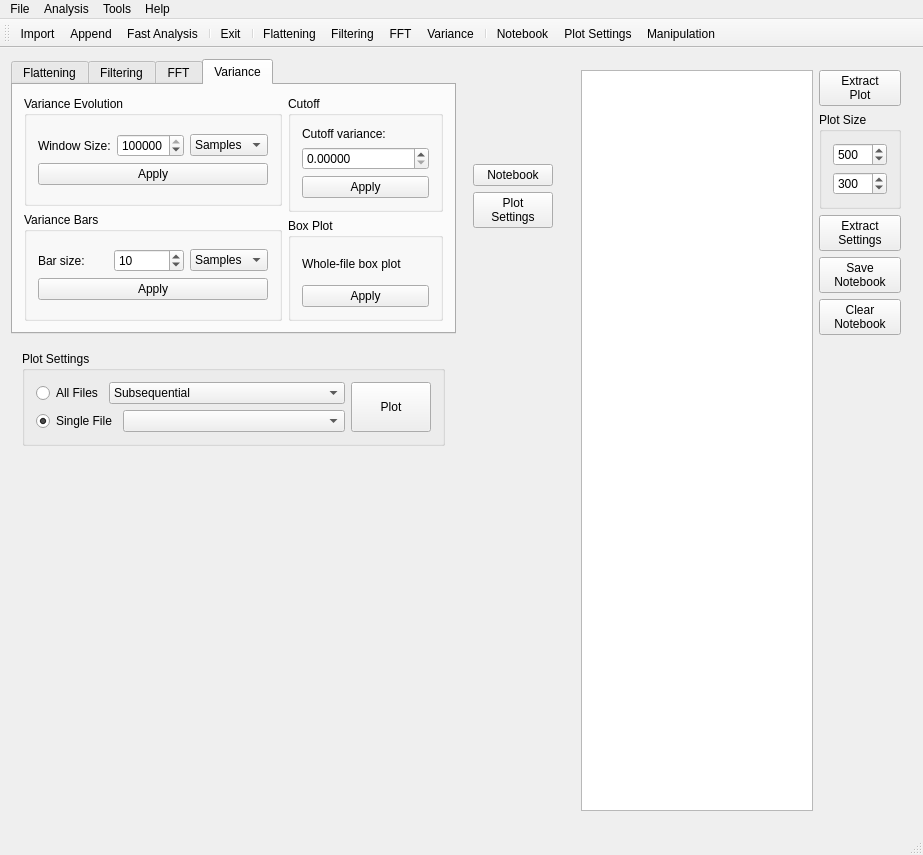
<?xml version="1.0" encoding="UTF-8"?>
<ui version="4.0">
 <class>MainWindow</class>
 <widget class="QMainWindow" name="MainWindow">
  <property name="geometry">
   <rect>
    <x>0</x>
    <y>0</y>
    <width>923</width>
    <height>855</height>
   </rect>
  </property>
  <property name="sizePolicy">
   <sizepolicy hsizetype="Preferred" vsizetype="Minimum">
    <horstretch>0</horstretch>
    <verstretch>0</verstretch>
   </sizepolicy>
  </property>
  <property name="windowTitle">
   <string>NanoSignal</string>
  </property>
  <widget class="QWidget" name="centralWidget">
   <layout class="QGridLayout" name="gridLayout_4">
    <item row="0" column="0">
     <widget class="QTabWidget" name="processBox">
      <property name="sizePolicy">
       <sizepolicy hsizetype="Expanding" vsizetype="Fixed">
        <horstretch>0</horstretch>
        <verstretch>0</verstretch>
       </sizepolicy>
      </property>
      <property name="currentIndex">
       <number>3</number>
      </property>
      <widget class="QWidget" name="tab">
       <attribute name="title">
        <string>Flattening</string>
       </attribute>
       <layout class="QGridLayout" name="gridLayout_5">
        <item row="0" column="0">
         <layout class="QVBoxLayout" name="verticalLayout">
          <item>
           <layout class="QHBoxLayout" name="horizontalLayout_2">
            <item>
             <widget class="QGroupBox" name="groupBox">
              <property name="title">
               <string>Window Options</string>
              </property>
              <layout class="QGridLayout" name="gridLayout_2">
               <item row="0" column="0">
                <widget class="QCheckBox" name="isWindowedCheck">
                 <property name="text">
                  <string>Apply Window</string>
                 </property>
                 <property name="checked">
                  <bool>true</bool>
                 </property>
                </widget>
               </item>
               <item row="1" column="0">
                <layout class="QHBoxLayout" name="horizontalLayout">
                 <item>
                  <widget class="QLabel" name="label">
                   <property name="text">
                    <string>Window Size:</string>
                   </property>
                  </widget>
                 </item>
                 <item>
                  <widget class="QSpinBox" name="flatWinEdit">
                   <property name="alignment">
                    <set>Qt::AlignRight|Qt::AlignTrailing|Qt::AlignVCenter</set>
                   </property>
                   <property name="minimum">
                    <number>1</number>
                   </property>
                   <property name="maximum">
                    <number>1000000000</number>
                   </property>
                   <property name="value">
                    <number>400000</number>
                   </property>
                  </widget>
                 </item>
                 <item>
                  <widget class="QComboBox" name="unitsFlatWin">
                   <property name="currentIndex">
                    <number>0</number>
                   </property>
                   <item>
                    <property name="text">
                     <string>Samples</string>
                    </property>
                   </item>
                   <item>
                    <property name="text">
                     <string>Seconds</string>
                    </property>
                   </item>
                  </widget>
                 </item>
                </layout>
               </item>
              </layout>
             </widget>
            </item>
            <item>
             <widget class="QGroupBox" name="groupBox_2">
              <property name="title">
               <string>Fit Options</string>
              </property>
              <layout class="QGridLayout" name="gridLayout_3">
               <item row="0" column="0">
                <layout class="QGridLayout" name="gridLayout">
                 <item row="0" column="0">
                  <widget class="QLabel" name="label_2">
                   <property name="text">
                    <string>Type</string>
                   </property>
                  </widget>
                 </item>
                 <item row="0" column="1">
                  <widget class="QComboBox" name="comboBox_2">
                   <item>
                    <property name="text">
                     <string>Polynomial</string>
                    </property>
                   </item>
                  </widget>
                 </item>
                 <item row="1" column="0">
                  <widget class="QLabel" name="label_3">
                   <property name="text">
                    <string>Order</string>
                   </property>
                  </widget>
                 </item>
                 <item row="1" column="1">
                  <widget class="QSpinBox" name="flatOrderEdit">
                   <property name="minimum">
                    <number>1</number>
                   </property>
                   <property name="maximum">
                    <number>20</number>
                   </property>
                   <property name="value">
                    <number>1</number>
                   </property>
                  </widget>
                 </item>
                </layout>
               </item>
              </layout>
             </widget>
            </item>
           </layout>
          </item>
          <item>
           <widget class="QGroupBox" name="groupBox_3">
            <property name="title">
             <string>Fit Preview</string>
            </property>
            <layout class="QGridLayout" name="gridLayout_6">
             <item row="0" column="0">
              <layout class="QHBoxLayout" name="horizontalLayout_3">
               <item>
                <layout class="QVBoxLayout" name="verticalLayout_2">
                 <item>
                  <widget class="QLabel" name="label_4">
                   <property name="text">
                    <string>Choose a preview file:</string>
                   </property>
                  </widget>
                 </item>
                 <item>
                  <widget class="QComboBox" name="fitPreviewCombo"/>
                 </item>
                </layout>
               </item>
               <item>
                <widget class="QPushButton" name="fitPreviewButton">
                 <property name="sizePolicy">
                  <sizepolicy hsizetype="Fixed" vsizetype="Fixed">
                   <horstretch>0</horstretch>
                   <verstretch>0</verstretch>
                  </sizepolicy>
                 </property>
                 <property name="text">
                  <string>Fit Preview</string>
                 </property>
                </widget>
               </item>
              </layout>
             </item>
            </layout>
           </widget>
          </item>
          <item>
           <widget class="QPushButton" name="ApplyFlatButton">
            <property name="sizePolicy">
             <sizepolicy hsizetype="Preferred" vsizetype="Fixed">
              <horstretch>0</horstretch>
              <verstretch>0</verstretch>
             </sizepolicy>
            </property>
            <property name="text">
             <string>Apply</string>
            </property>
           </widget>
          </item>
         </layout>
        </item>
       </layout>
      </widget>
      <widget class="QWidget" name="tab_2">
       <attribute name="title">
        <string>Filtering</string>
       </attribute>
       <layout class="QGridLayout" name="gridLayout_23">
        <item row="0" column="0">
         <widget class="QGroupBox" name="groupBox_12">
          <property name="title">
           <string>Moving Average</string>
          </property>
          <layout class="QGridLayout" name="gridLayout_21">
           <item row="0" column="0">
            <layout class="QHBoxLayout" name="horizontalLayout_10">
             <item>
              <widget class="QLabel" name="label_13">
               <property name="text">
                <string>Window size:</string>
               </property>
              </widget>
             </item>
             <item>
              <widget class="QSpinBox" name="editMovAvgWin">
               <property name="alignment">
                <set>Qt::AlignRight|Qt::AlignTrailing|Qt::AlignVCenter</set>
               </property>
               <property name="minimum">
                <number>1</number>
               </property>
               <property name="maximum">
                <number>1000000000</number>
               </property>
               <property name="value">
                <number>40000</number>
               </property>
              </widget>
             </item>
             <item>
              <widget class="QComboBox" name="unitsFiltWin">
               <item>
                <property name="text">
                 <string>Samples</string>
                </property>
               </item>
               <item>
                <property name="text">
                 <string>Seconds</string>
                </property>
               </item>
              </widget>
             </item>
            </layout>
           </item>
          </layout>
         </widget>
        </item>
        <item row="1" column="0">
         <widget class="QGroupBox" name="groupBox_13">
          <property name="title">
           <string>Filter Preview</string>
          </property>
          <layout class="QGridLayout" name="gridLayout_22">
           <item row="0" column="0">
            <widget class="QLabel" name="label_14">
             <property name="text">
              <string>Choose a preview file:</string>
             </property>
            </widget>
           </item>
           <item row="0" column="1" rowspan="2">
            <widget class="QPushButton" name="filterPreviewButton">
             <property name="sizePolicy">
              <sizepolicy hsizetype="Fixed" vsizetype="Fixed">
               <horstretch>0</horstretch>
               <verstretch>0</verstretch>
              </sizepolicy>
             </property>
             <property name="text">
              <string>Filter Preview</string>
             </property>
            </widget>
           </item>
           <item row="1" column="0">
            <widget class="QComboBox" name="comboFiltPreviewFiles"/>
           </item>
          </layout>
         </widget>
        </item>
        <item row="2" column="0">
         <widget class="QPushButton" name="applyMovAvgButton">
          <property name="text">
           <string>Apply</string>
          </property>
         </widget>
        </item>
       </layout>
      </widget>
      <widget class="QWidget" name="tab_4">
       <attribute name="title">
        <string>FFT</string>
       </attribute>
       <layout class="QGridLayout" name="gridLayout_20">
        <item row="0" column="0">
         <layout class="QGridLayout" name="gridLayout_19">
          <item row="0" column="0">
           <widget class="QGroupBox" name="groupBox_11">
            <property name="title">
             <string>FFT Settings</string>
            </property>
            <layout class="QGridLayout" name="gridLayout_18">
             <item row="0" column="0">
              <layout class="QVBoxLayout" name="verticalLayout_9">
               <item>
                <widget class="QLabel" name="label_10">
                 <property name="text">
                  <string>&lt;html&gt;&lt;head/&gt;&lt;body&gt;&lt;p&gt;FFT calculations are limited to the input size of type: 2&lt;span style=&quot; vertical-align:super;&quot;&gt;x&lt;/span&gt;.&lt;br/&gt;&lt;span style=&quot; font-style:italic;&quot;&gt;X&lt;/span&gt; is chosen so that as many points are included.&lt;/p&gt;&lt;/body&gt;&lt;/html&gt;</string>
                 </property>
                </widget>
               </item>
               <item>
                <layout class="QHBoxLayout" name="horizontalLayout_9">
                 <item>
                  <widget class="QLabel" name="label_11">
                   <property name="text">
                    <string>Sampling Frequency:</string>
                   </property>
                  </widget>
                 </item>
                 <item>
                  <widget class="QSpinBox" name="editSamplingFreq">
                   <property name="alignment">
                    <set>Qt::AlignRight|Qt::AlignTrailing|Qt::AlignVCenter</set>
                   </property>
                   <property name="minimum">
                    <number>1</number>
                   </property>
                   <property name="maximum">
                    <number>1000000000</number>
                   </property>
                   <property name="value">
                    <number>20000</number>
                   </property>
                  </widget>
                 </item>
                 <item>
                  <widget class="QLabel" name="label_12">
                   <property name="maximumSize">
                    <size>
                     <width>12777198</width>
                     <height>16777215</height>
                    </size>
                   </property>
                   <property name="text">
                    <string>Hz</string>
                   </property>
                  </widget>
                 </item>
                </layout>
               </item>
              </layout>
             </item>
            </layout>
           </widget>
          </item>
          <item row="1" column="0">
           <widget class="QGroupBox" name="groupBox_10">
            <property name="title">
             <string>FFT Preview</string>
            </property>
            <layout class="QGridLayout" name="gridLayout_17">
             <item row="0" column="0">
              <layout class="QHBoxLayout" name="horizontalLayout_8">
               <item>
                <layout class="QVBoxLayout" name="verticalLayout_8">
                 <item>
                  <widget class="QLabel" name="label_9">
                   <property name="text">
                    <string>Choose a preview file:</string>
                   </property>
                  </widget>
                 </item>
                 <item>
                  <widget class="QComboBox" name="comboFFTfiles"/>
                 </item>
                </layout>
               </item>
               <item>
                <widget class="QPushButton" name="calcSingleFFTButton">
                 <property name="sizePolicy">
                  <sizepolicy hsizetype="Fixed" vsizetype="Fixed">
                   <horstretch>0</horstretch>
                   <verstretch>0</verstretch>
                  </sizepolicy>
                 </property>
                 <property name="text">
                  <string>FFT Preview</string>
                 </property>
                </widget>
               </item>
              </layout>
             </item>
            </layout>
           </widget>
          </item>
          <item row="2" column="0">
           <widget class="QPushButton" name="applyFFTbutton">
            <property name="text">
             <string>Apply</string>
            </property>
           </widget>
          </item>
         </layout>
        </item>
       </layout>
      </widget>
      <widget class="QWidget" name="tab_3">
       <attribute name="title">
        <string>Variance</string>
       </attribute>
       <layout class="QGridLayout" name="gridLayout_15">
        <item row="0" column="0" rowspan="2">
         <layout class="QVBoxLayout" name="verticalLayout_5">
          <item>
           <widget class="QGroupBox" name="groupBox_4">
            <property name="title">
             <string>Variance Evolution</string>
            </property>
            <layout class="QGridLayout" name="gridLayout_7">
             <item row="0" column="0">
              <layout class="QVBoxLayout" name="verticalLayout_3">
               <item>
                <layout class="QHBoxLayout" name="horizontalLayout_4">
                 <item>
                  <widget class="QLabel" name="label_5">
                   <property name="text">
                    <string>Window Size:</string>
                   </property>
                  </widget>
                 </item>
                 <item>
                  <widget class="QSpinBox" name="varWinEdit">
                   <property name="minimum">
                    <number>1</number>
                   </property>
                   <property name="maximum">
                    <number>1000000000</number>
                   </property>
                   <property name="value">
                    <number>200000</number>
                   </property>
                  </widget>
                 </item>
                 <item>
                  <widget class="QComboBox" name="unitsVarWin">
                   <item>
                    <property name="text">
                     <string>Samples</string>
                    </property>
                   </item>
                   <item>
                    <property name="text">
                     <string>Seconds</string>
                    </property>
                   </item>
                  </widget>
                 </item>
                </layout>
               </item>
               <item>
                <widget class="QPushButton" name="ApplyVarButton">
                 <property name="text">
                  <string>Apply</string>
                 </property>
                </widget>
               </item>
              </layout>
             </item>
            </layout>
           </widget>
          </item>
          <item>
           <widget class="QGroupBox" name="groupBox_5">
            <property name="title">
             <string>Variance Bars</string>
            </property>
            <layout class="QGridLayout" name="gridLayout_8">
             <item row="0" column="0">
              <layout class="QVBoxLayout" name="verticalLayout_4">
               <item>
                <layout class="QHBoxLayout" name="horizontalLayout_5">
                 <item>
                  <widget class="QLabel" name="label_6">
                   <property name="text">
                    <string>Bar size:</string>
                   </property>
                  </widget>
                 </item>
                 <item>
                  <widget class="QSpinBox" name="barSizeEdit">
                   <property name="minimum">
                    <number>1</number>
                   </property>
                   <property name="maximum">
                    <number>1000000000</number>
                   </property>
                   <property name="value">
                    <number>10</number>
                   </property>
                  </widget>
                 </item>
                 <item>
                  <widget class="QComboBox" name="unitsVarBar">
                   <item>
                    <property name="text">
                     <string>Samples</string>
                    </property>
                   </item>
                   <item>
                    <property name="text">
                     <string>Seconds</string>
                    </property>
                   </item>
                  </widget>
                 </item>
                </layout>
               </item>
               <item>
                <widget class="QPushButton" name="applyVarBarsButton">
                 <property name="text">
                  <string>Apply</string>
                 </property>
                </widget>
               </item>
              </layout>
             </item>
            </layout>
           </widget>
          </item>
         </layout>
        </item>
        <item row="0" column="1">
         <widget class="QGroupBox" name="groupBox_8">
          <property name="title">
           <string>Cutoff</string>
          </property>
          <layout class="QGridLayout" name="gridLayout_14">
           <item row="0" column="0">
            <widget class="QLabel" name="label_7">
             <property name="text">
              <string>Cutoff variance:</string>
             </property>
            </widget>
           </item>
           <item row="2" column="0">
            <widget class="QPushButton" name="applyCutoffButton">
             <property name="text">
              <string>Apply</string>
             </property>
            </widget>
           </item>
           <item row="1" column="0">
            <widget class="QDoubleSpinBox" name="editCutoffVar">
             <property name="decimals">
              <number>5</number>
             </property>
             <property name="maximum">
              <double>50000.000000000000000</double>
             </property>
             <property name="singleStep">
              <double>0.100000000000000</double>
             </property>
            </widget>
           </item>
          </layout>
         </widget>
        </item>
        <item row="1" column="1">
         <widget class="QGroupBox" name="groupBox_9">
          <property name="title">
           <string>Box Plot</string>
          </property>
          <layout class="QGridLayout" name="gridLayout_16">
           <item row="0" column="0">
            <widget class="QLabel" name="label_8">
             <property name="text">
              <string>Whole-file box plot</string>
             </property>
            </widget>
           </item>
           <item row="1" column="0">
            <widget class="QPushButton" name="boxPlotButton">
             <property name="text">
              <string>Apply</string>
             </property>
            </widget>
           </item>
          </layout>
         </widget>
        </item>
       </layout>
      </widget>
     </widget>
    </item>
    <item row="0" column="1">
     <widget class="QWidget" name="widget" native="true">
      <property name="sizePolicy">
       <sizepolicy hsizetype="Fixed" vsizetype="Fixed">
        <horstretch>0</horstretch>
        <verstretch>0</verstretch>
       </sizepolicy>
      </property>
      <layout class="QGridLayout" name="gridLayout_13">
       <item row="0" column="0">
        <widget class="QPushButton" name="notebookButton">
         <property name="text">
          <string>Notebook</string>
         </property>
         <property name="icon">
          <iconset resource="icons.qrc">
           <normaloff>:/new/icons/Icons/notebook.png</normaloff>:/new/icons/Icons/notebook.png</iconset>
         </property>
         <property name="iconSize">
          <size>
           <width>32</width>
           <height>32</height>
          </size>
         </property>
        </widget>
       </item>
       <item row="1" column="0">
        <widget class="QPushButton" name="plotstngsButton">
         <property name="text">
          <string>Plot
Settings</string>
         </property>
         <property name="icon">
          <iconset resource="icons.qrc">
           <normaloff>:/new/icons/Icons/plotSettings.png</normaloff>:/new/icons/Icons/plotSettings.png</iconset>
         </property>
         <property name="iconSize">
          <size>
           <width>32</width>
           <height>32</height>
          </size>
         </property>
        </widget>
       </item>
      </layout>
     </widget>
    </item>
    <item row="0" column="2" rowspan="3">
     <widget class="QWidget" name="widgetNotebook" native="true">
      <property name="sizePolicy">
       <sizepolicy hsizetype="Expanding" vsizetype="Expanding">
        <horstretch>0</horstretch>
        <verstretch>0</verstretch>
       </sizepolicy>
      </property>
      <layout class="QGridLayout" name="gridLayout_9">
       <item row="2" column="1">
        <widget class="QPushButton" name="extractSettingsButton">
         <property name="text">
          <string>Extract
Settings</string>
         </property>
         <property name="icon">
          <iconset resource="icons.qrc">
           <normaloff>:/new/icons/Icons/noteSettings.png</normaloff>:/new/icons/Icons/noteSettings.png</iconset>
         </property>
         <property name="iconSize">
          <size>
           <width>32</width>
           <height>32</height>
          </size>
         </property>
        </widget>
       </item>
       <item row="1" column="1">
        <widget class="QGroupBox" name="groupBox_7">
         <property name="title">
          <string>Plot Size</string>
         </property>
         <layout class="QGridLayout" name="gridLayout_12">
          <item row="0" column="0">
           <layout class="QVBoxLayout" name="verticalLayout_7">
            <item>
             <widget class="QSpinBox" name="spinBoxWidth">
              <property name="maximum">
               <number>1000</number>
              </property>
              <property name="value">
               <number>500</number>
              </property>
             </widget>
            </item>
            <item>
             <widget class="QSpinBox" name="spinBoxHeight">
              <property name="maximum">
               <number>1000</number>
              </property>
              <property name="value">
               <number>300</number>
              </property>
             </widget>
            </item>
           </layout>
          </item>
         </layout>
        </widget>
       </item>
       <item row="3" column="1">
        <widget class="QPushButton" name="saveNotebookButton">
         <property name="text">
          <string>Save
Notebook</string>
         </property>
         <property name="icon">
          <iconset resource="icons.qrc">
           <normaloff>:/new/icons/Icons/noteSave.png</normaloff>:/new/icons/Icons/noteSave.png</iconset>
         </property>
         <property name="iconSize">
          <size>
           <width>32</width>
           <height>32</height>
          </size>
         </property>
        </widget>
       </item>
       <item row="4" column="1">
        <widget class="QPushButton" name="clearNotebookButton">
         <property name="text">
          <string>Clear
Notebook</string>
         </property>
         <property name="icon">
          <iconset resource="icons.qrc">
           <normaloff>:/new/icons/Icons/noteClear.png</normaloff>:/new/icons/Icons/noteClear.png</iconset>
         </property>
         <property name="iconSize">
          <size>
           <width>32</width>
           <height>32</height>
          </size>
         </property>
        </widget>
       </item>
       <item row="0" column="1">
        <widget class="QPushButton" name="extractPlotButton">
         <property name="text">
          <string>Extract
Plot</string>
         </property>
         <property name="icon">
          <iconset resource="icons.qrc">
           <normaloff>:/new/icons/Icons/noteGraph.png</normaloff>:/new/icons/Icons/noteGraph.png</iconset>
         </property>
         <property name="iconSize">
          <size>
           <width>32</width>
           <height>32</height>
          </size>
         </property>
        </widget>
       </item>
       <item row="0" column="0" rowspan="6">
        <widget class="QTextEdit" name="notebookTextEdit"/>
       </item>
       <item row="5" column="1">
        <spacer name="verticalSpacer_2">
         <property name="orientation">
          <enum>Qt::Vertical</enum>
         </property>
         <property name="sizeHint" stdset="0">
          <size>
           <width>20</width>
           <height>442</height>
          </size>
         </property>
        </spacer>
       </item>
      </layout>
     </widget>
    </item>
    <item row="1" column="0">
     <widget class="QWidget" name="widgetPlotSettings" native="true">
      <property name="sizePolicy">
       <sizepolicy hsizetype="Expanding" vsizetype="Fixed">
        <horstretch>0</horstretch>
        <verstretch>0</verstretch>
       </sizepolicy>
      </property>
      <layout class="QGridLayout" name="gridLayout_11">
       <item row="0" column="0">
        <widget class="QGroupBox" name="groupBox_6">
         <property name="sizePolicy">
          <sizepolicy hsizetype="Preferred" vsizetype="Fixed">
           <horstretch>0</horstretch>
           <verstretch>0</verstretch>
          </sizepolicy>
         </property>
         <property name="title">
          <string>Plot Settings</string>
         </property>
         <layout class="QGridLayout" name="gridLayout_10">
          <item row="0" column="0">
           <layout class="QVBoxLayout" name="verticalLayout_6">
            <item>
             <layout class="QHBoxLayout" name="horizontalLayout_6">
              <item>
               <widget class="QRadioButton" name="radioAllFiles">
                <property name="sizePolicy">
                 <sizepolicy hsizetype="Fixed" vsizetype="Fixed">
                  <horstretch>0</horstretch>
                  <verstretch>0</verstretch>
                 </sizepolicy>
                </property>
                <property name="text">
                 <string>All Files</string>
                </property>
                <property name="checked">
                 <bool>false</bool>
                </property>
               </widget>
              </item>
              <item>
               <widget class="QComboBox" name="comboPlotType">
                <item>
                 <property name="text">
                  <string>Subsequential</string>
                 </property>
                </item>
                <item>
                 <property name="text">
                  <string>Stacked</string>
                 </property>
                </item>
               </widget>
              </item>
             </layout>
            </item>
            <item>
             <layout class="QHBoxLayout" name="horizontalLayout_7">
              <item>
               <widget class="QRadioButton" name="radioSignleFile">
                <property name="sizePolicy">
                 <sizepolicy hsizetype="Fixed" vsizetype="Fixed">
                  <horstretch>0</horstretch>
                  <verstretch>0</verstretch>
                 </sizepolicy>
                </property>
                <property name="text">
                 <string>Single File</string>
                </property>
                <property name="checked">
                 <bool>true</bool>
                </property>
               </widget>
              </item>
              <item>
               <widget class="QComboBox" name="comboPlotSettingsFiles"/>
              </item>
             </layout>
            </item>
           </layout>
          </item>
          <item row="0" column="1">
           <widget class="QPushButton" name="plotButton">
            <property name="sizePolicy">
             <sizepolicy hsizetype="Fixed" vsizetype="Preferred">
              <horstretch>0</horstretch>
              <verstretch>0</verstretch>
             </sizepolicy>
            </property>
            <property name="text">
             <string>Plot</string>
            </property>
           </widget>
          </item>
         </layout>
        </widget>
       </item>
      </layout>
     </widget>
    </item>
    <item row="2" column="0" colspan="2">
     <widget class="CustomPlotZoom" name="plot" native="true">
      <property name="sizePolicy">
       <sizepolicy hsizetype="Expanding" vsizetype="Expanding">
        <horstretch>0</horstretch>
        <verstretch>0</verstretch>
       </sizepolicy>
      </property>
      <property name="toolTip">
       <string>&lt;html&gt;&lt;head/&gt;&lt;body&gt;&lt;p&gt;Left click: navigation&lt;/p&gt;&lt;p&gt;Right click: zoom in region of interest&lt;/p&gt;&lt;p&gt;Mouse wheel: zoom in &amp;amp; out &lt;/p&gt;&lt;/body&gt;&lt;/html&gt;</string>
      </property>
     </widget>
    </item>
   </layout>
  </widget>
  <widget class="QMenuBar" name="menuBar">
   <property name="geometry">
    <rect>
     <x>0</x>
     <y>0</y>
     <width>923</width>
     <height>22</height>
    </rect>
   </property>
   <widget class="QMenu" name="menuFile">
    <property name="title">
     <string>File</string>
    </property>
    <addaction name="actionImport"/>
    <addaction name="actionAppend"/>
    <addaction name="separator"/>
    <addaction name="actionExit"/>
   </widget>
   <widget class="QMenu" name="menuTools">
    <property name="title">
     <string>Tools</string>
    </property>
    <addaction name="actionManipulation"/>
    <addaction name="actionNotebook"/>
    <addaction name="actionPlot_Settings"/>
    <addaction name="actionExtract_variance"/>
   </widget>
   <widget class="QMenu" name="menuAnalysis">
    <property name="title">
     <string>Analysis</string>
    </property>
    <addaction name="actionFast_Import"/>
    <addaction name="separator"/>
    <addaction name="actionFlattening"/>
    <addaction name="actionFiltering"/>
    <addaction name="actionFFT"/>
    <addaction name="actionVariance"/>
   </widget>
   <widget class="QMenu" name="menuHelp">
    <property name="title">
     <string>Help</string>
    </property>
    <addaction name="actionManual"/>
    <addaction name="actionAbout"/>
   </widget>
   <addaction name="menuFile"/>
   <addaction name="menuAnalysis"/>
   <addaction name="menuTools"/>
   <addaction name="menuHelp"/>
  </widget>
  <widget class="QToolBar" name="mainToolBar">
   <attribute name="toolBarArea">
    <enum>TopToolBarArea</enum>
   </attribute>
   <attribute name="toolBarBreak">
    <bool>false</bool>
   </attribute>
   <addaction name="actionImport"/>
   <addaction name="actionAppend"/>
   <addaction name="actionFast_Import"/>
   <addaction name="separator"/>
   <addaction name="actionExit"/>
   <addaction name="separator"/>
   <addaction name="actionFlattening"/>
   <addaction name="actionFiltering"/>
   <addaction name="actionFFT"/>
   <addaction name="actionVariance"/>
   <addaction name="separator"/>
   <addaction name="actionNotebook"/>
   <addaction name="actionPlot_Settings"/>
   <addaction name="actionManipulation"/>
  </widget>
  <widget class="QStatusBar" name="statusBar"/>
  <action name="actionImport">
   <property name="icon">
    <iconset resource="icons.qrc">
     <normaloff>:/new/icons/Icons/import.png</normaloff>:/new/icons/Icons/import.png</iconset>
   </property>
   <property name="text">
    <string>Import</string>
   </property>
  </action>
  <action name="actionFast_Import">
   <property name="icon">
    <iconset resource="icons.qrc">
     <normaloff>:/new/icons/Icons/fastimport.png</normaloff>:/new/icons/Icons/fastimport.png</iconset>
   </property>
   <property name="text">
    <string>Fast Analysis</string>
   </property>
  </action>
  <action name="actionExit">
   <property name="icon">
    <iconset resource="icons.qrc">
     <normaloff>:/new/icons/Icons/exit.png</normaloff>:/new/icons/Icons/exit.png</iconset>
   </property>
   <property name="text">
    <string>Exit</string>
   </property>
  </action>
  <action name="actionAppend">
   <property name="icon">
    <iconset resource="icons.qrc">
     <normaloff>:/new/icons/Icons/append.png</normaloff>:/new/icons/Icons/append.png</iconset>
   </property>
   <property name="text">
    <string>Append</string>
   </property>
  </action>
  <action name="actionManipulation">
   <property name="icon">
    <iconset resource="icons.qrc">
     <normaloff>:/new/icons/Icons/manipulate.png</normaloff>:/new/icons/Icons/manipulate.png</iconset>
   </property>
   <property name="text">
    <string>Manipulation</string>
   </property>
  </action>
  <action name="actionPlot_Settings">
   <property name="icon">
    <iconset resource="icons.qrc">
     <normaloff>:/new/icons/Icons/plotSettings.png</normaloff>:/new/icons/Icons/plotSettings.png</iconset>
   </property>
   <property name="text">
    <string>Plot Settings</string>
   </property>
  </action>
  <action name="actionNotebook">
   <property name="icon">
    <iconset resource="icons.qrc">
     <normaloff>:/new/icons/Icons/notebook.png</normaloff>:/new/icons/Icons/notebook.png</iconset>
   </property>
   <property name="text">
    <string>Notebook</string>
   </property>
  </action>
  <action name="actionFlattening">
   <property name="icon">
    <iconset resource="icons.qrc">
     <normaloff>:/new/icons/Icons/flat.png</normaloff>:/new/icons/Icons/flat.png</iconset>
   </property>
   <property name="text">
    <string>Flattening</string>
   </property>
  </action>
  <action name="actionFiltering">
   <property name="icon">
    <iconset resource="icons.qrc">
     <normaloff>:/new/icons/Icons/filt.png</normaloff>:/new/icons/Icons/filt.png</iconset>
   </property>
   <property name="text">
    <string>Filtering</string>
   </property>
  </action>
  <action name="actionFFT">
   <property name="icon">
    <iconset resource="icons.qrc">
     <normaloff>:/new/icons/Icons/fft.png</normaloff>:/new/icons/Icons/fft.png</iconset>
   </property>
   <property name="text">
    <string>FFT</string>
   </property>
  </action>
  <action name="actionVariance">
   <property name="icon">
    <iconset resource="icons.qrc">
     <normaloff>:/new/icons/Icons/var.png</normaloff>:/new/icons/Icons/var.png</iconset>
   </property>
   <property name="text">
    <string>Variance</string>
   </property>
  </action>
  <action name="actionManual">
   <property name="icon">
    <iconset resource="icons.qrc">
     <normaloff>:/new/icons/Icons/manual.png</normaloff>:/new/icons/Icons/manual.png</iconset>
   </property>
   <property name="text">
    <string>Manual</string>
   </property>
  </action>
  <action name="actionAbout">
   <property name="icon">
    <iconset resource="icons.qrc">
     <normaloff>:/new/icons/Icons/about.png</normaloff>:/new/icons/Icons/about.png</iconset>
   </property>
   <property name="text">
    <string>About</string>
   </property>
  </action>
  <action name="actionExtract_variance">
   <property name="text">
    <string>Extract variance</string>
   </property>
  </action>
 </widget>
 <layoutdefault spacing="6" margin="11"/>
 <customwidgets>
  <customwidget>
   <class>CustomPlotZoom</class>
   <extends>QWidget</extends>
   <header location="global">customplotzoom.h</header>
   <container>1</container>
  </customwidget>
 </customwidgets>
 <resources>
  <include location="icons.qrc"/>
 </resources>
 <connections>
  <connection>
   <sender>notebookButton</sender>
   <signal>toggled(bool)</signal>
   <receiver>widgetNotebook</receiver>
   <slot>setVisible(bool)</slot>
   <hints>
    <hint type="sourcelabel">
     <x>570</x>
     <y>199</y>
    </hint>
    <hint type="destinationlabel">
     <x>913</x>
     <y>139</y>
    </hint>
   </hints>
  </connection>
  <connection>
   <sender>plotstngsButton</sender>
   <signal>toggled(bool)</signal>
   <receiver>widgetPlotSettings</receiver>
   <slot>setVisible(bool)</slot>
   <hints>
    <hint type="sourcelabel">
     <x>570</x>
     <y>243</y>
    </hint>
    <hint type="destinationlabel">
     <x>458</x>
     <y>459</y>
    </hint>
   </hints>
  </connection>
  <connection>
   <sender>radioAllFiles</sender>
   <signal>toggled(bool)</signal>
   <receiver>comboPlotSettingsFiles</receiver>
   <slot>setDisabled(bool)</slot>
   <hints>
    <hint type="sourcelabel">
     <x>74</x>
     <y>399</y>
    </hint>
    <hint type="destinationlabel">
     <x>128</x>
     <y>425</y>
    </hint>
   </hints>
  </connection>
  <connection>
   <sender>radioSignleFile</sender>
   <signal>toggled(bool)</signal>
   <receiver>comboPlotType</receiver>
   <slot>setDisabled(bool)</slot>
   <hints>
    <hint type="sourcelabel">
     <x>50</x>
     <y>429</y>
    </hint>
    <hint type="destinationlabel">
     <x>114</x>
     <y>402</y>
    </hint>
   </hints>
  </connection>
  <connection>
   <sender>actionNotebook</sender>
   <signal>triggered()</signal>
   <receiver>notebookButton</receiver>
   <slot>click()</slot>
   <hints>
    <hint type="sourcelabel">
     <x>-1</x>
     <y>-1</y>
    </hint>
    <hint type="destinationlabel">
     <x>522</x>
     <y>180</y>
    </hint>
   </hints>
  </connection>
  <connection>
   <sender>actionPlot_Settings</sender>
   <signal>triggered()</signal>
   <receiver>plotstngsButton</receiver>
   <slot>click()</slot>
   <hints>
    <hint type="sourcelabel">
     <x>-1</x>
     <y>-1</y>
    </hint>
    <hint type="destinationlabel">
     <x>522</x>
     <y>224</y>
    </hint>
   </hints>
  </connection>
 </connections>
</ui>
